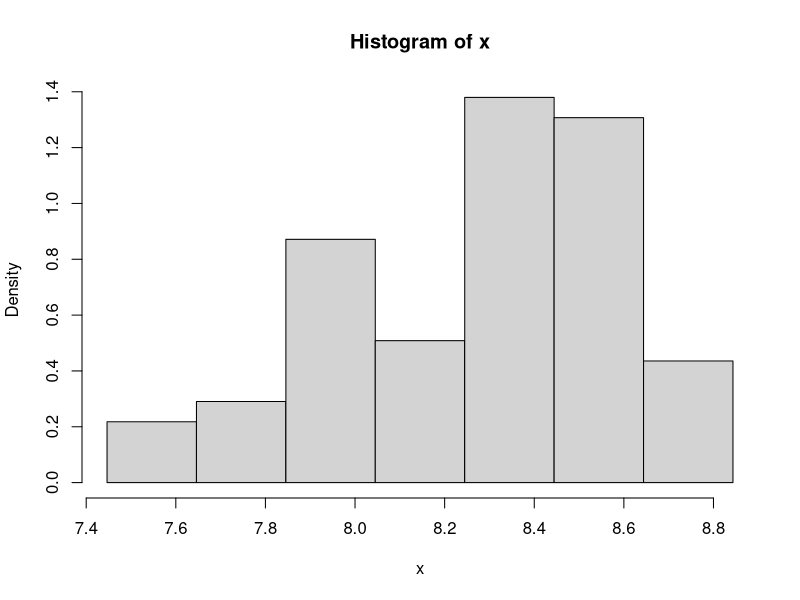
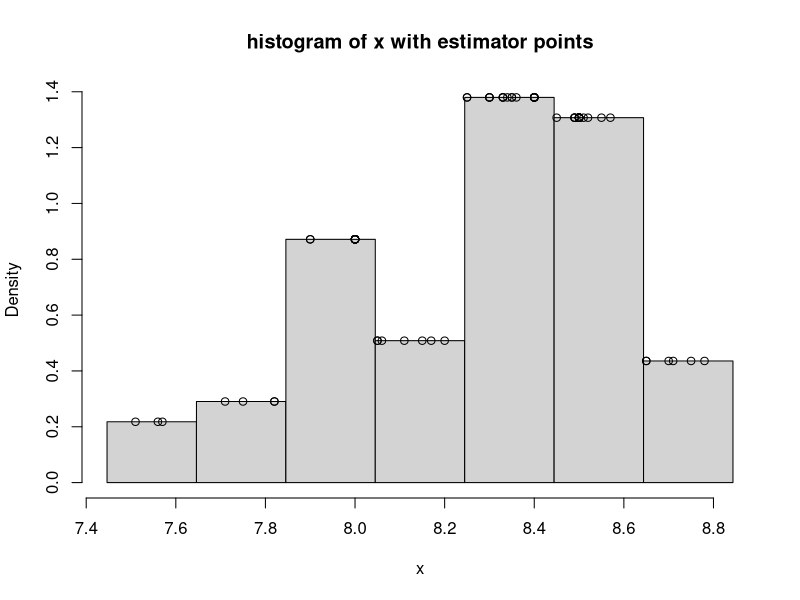
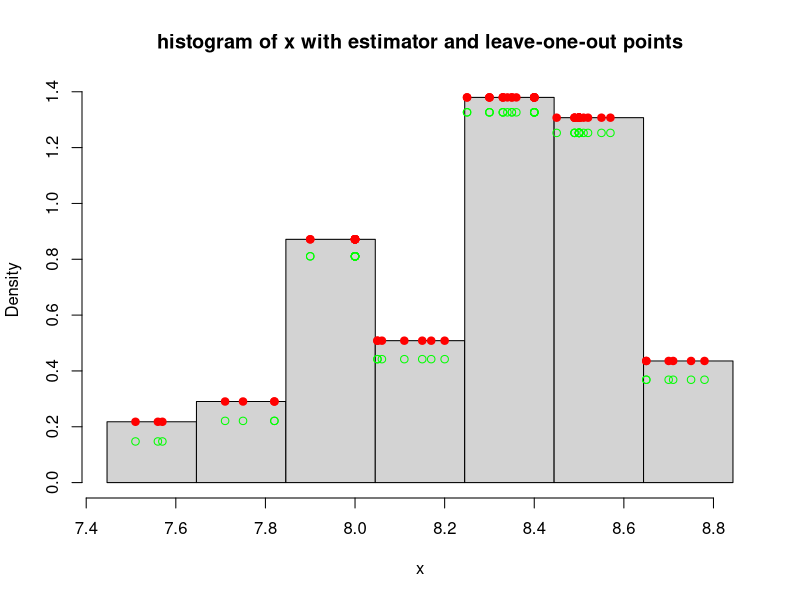
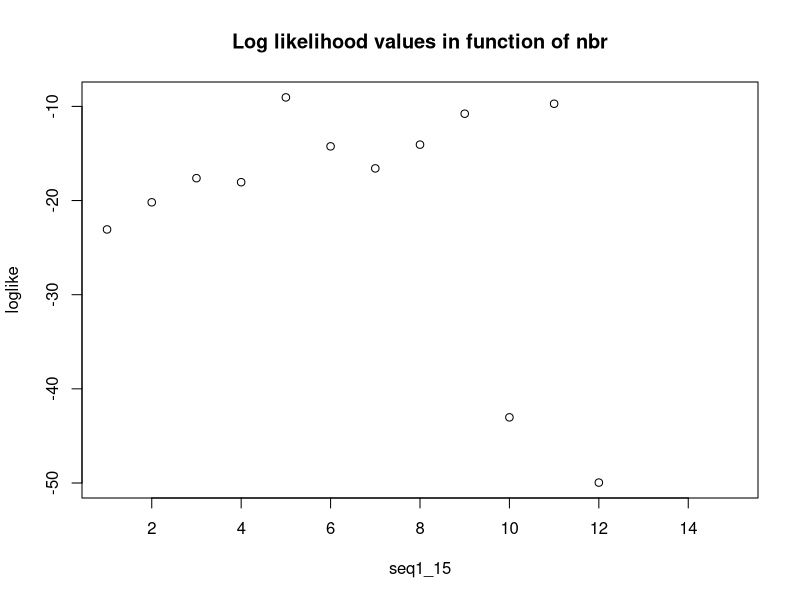
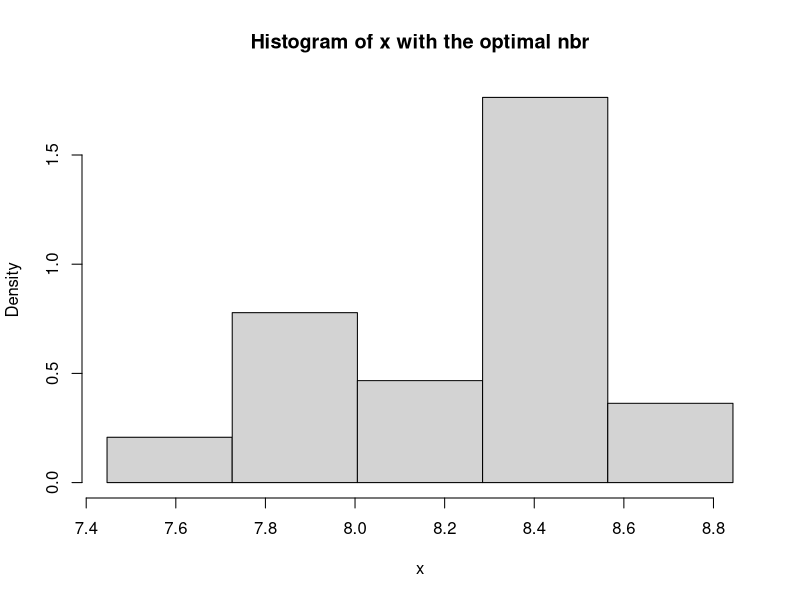
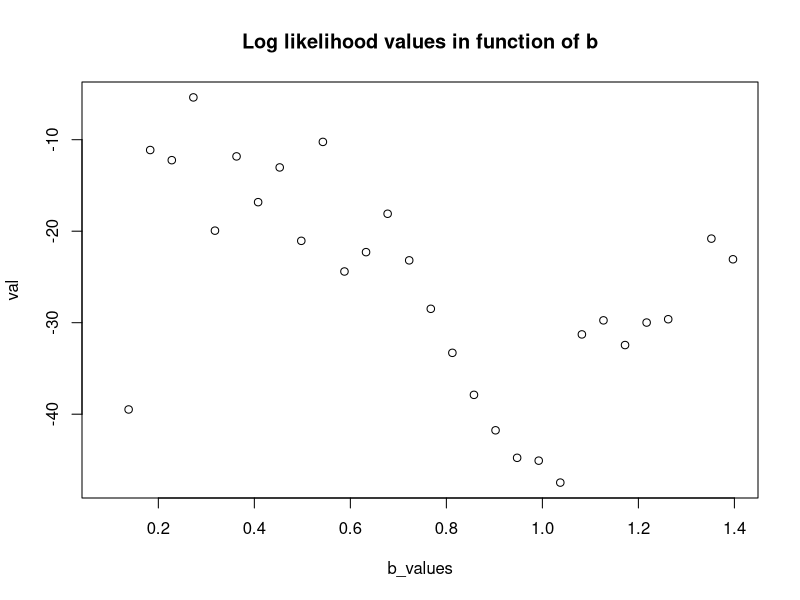
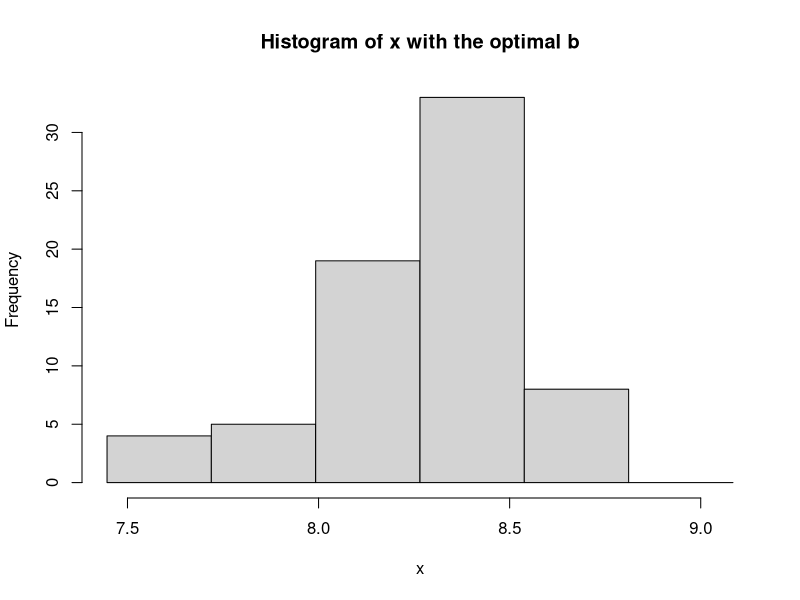
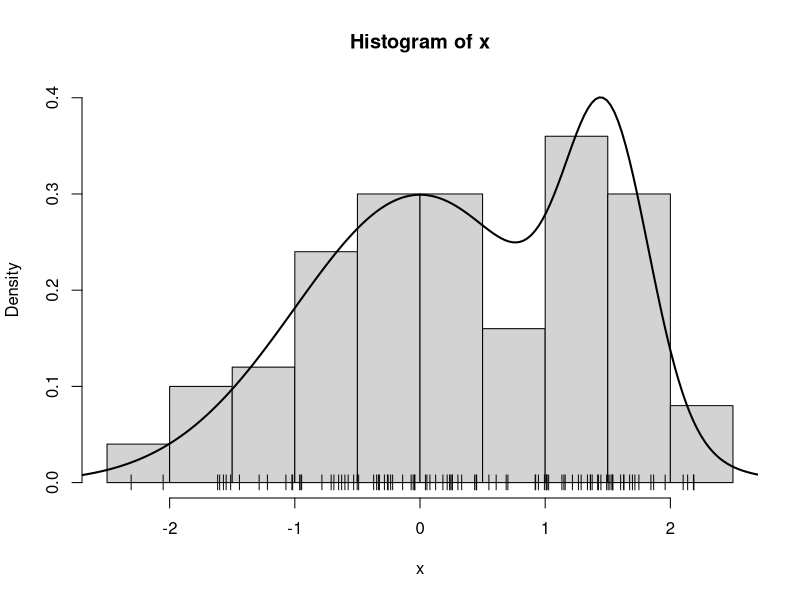

Reproduce these figures in R, in order.
## ---- chunk 1
cdrate.df <-read.table("cdrate.dat")
head(cdrate.df)
## ---- chunk 2
x = cdrate.df[,1]
A = min(x) - .05*diff(range(x))
Z = max(x) + .05*diff(range(x))
nbr <- 7

# histogram
hx = hist(x,breaks=seq(A,Z,length=nbr+1),freq=F)
## ---- chunk 3
# histogram function
hx_f = stepfun(hx$breaks,c(0,hx$density,0))
y = hx_f(x)

hist(x,breaks=seq(A,Z,length=nbr+1),freq=F,main="histogram of x with estimator points")
points(x,y)

## ---- chunk 4

fhist_loo = function(x,hist,f_h)
{
  # Computes the leave-one-out histogram estimator from data
  # Input : 
  #   x : points
  #   hist : histogram object
  #   f_h : histogram estimator function
  # Output :
  #   f_i : Leave one out histogram estimator for the points of x
  
  b <- hist$breaks[2]-hist$breaks[1]
  n <- length(x)
  f_i = 1:n
  
  for (i in 1:n)
  {
    f_i[i] = n/(n-1)*f_h(x[i])-(1/((n-1)*b))
  }
  
  return(f_i)
}

y2 = fhist_loo(x,hx,hx_f)
## ---- chunk 5
# Plots : histogram, histogram estimator and leave-one-out histogram estimator
hist(x,breaks=seq(A,Z,length=nbr+1),freq=F, main="histogram of x with estimator and leave-one-out points")
points(x,y,pch=19,col="red")
points(x,y2,col="green")
legend(100,100,legend=c('f_hi','f_hi_loo'),col=c('red','green'),lty=1:2,cex=0.8)
## ---- chunk 6

log_likelihood = function(x,hist,f_h)
{
  # Returns the leave-one-out log likelihood functions for the points x if the leave-one-out is >0. Else returns -Inf.
  # Input : 
  #   x : points
  #   hist : histogram object
  #   f_h : histogram estimator function
  # Output :
  #   leave-one-out log likelihood 
  
  loo = fhist_loo(x,hist,f_h)
  uzero = loo[loo<0]
  
  if(length((uzero))==0)
  {
    return(sum(log(loo)))
  }
  else{
    return(-Inf)
  }
}

log_likelihood(x,hx,hx_f)
## ---- chunk 7
# Computing the leave-one-out log likelihood values with variating nbr
loglike <- c()
seq1_15<-seq(1,15)
A = min(x) - .05*diff(range(x))
Z = max(x) + .05*diff(range(x))

for (nbr in seq1_15)
{
  hx = hist(x,breaks=seq(A,Z,length=nbr+1),freq=F,plot=F)
  hx_f = stepfun(hx$breaks,c(0,hx$density,0))
  log_like <- log_likelihood(x,hx,hx_f)
  loglike <- append(loglike,log_like)
}

plot(seq1_15,loglike,main="Log likelihood values in function of nbr")

nbr_opt = which(loglike==max(loglike))
print(paste0("The optimal nbr is ",nbr_opt))
## ---- chunk 8
hist(x,breaks=seq(A,Z,length=nbr_opt+1),freq=F,main="Histogram of x with the optimal nbr")
## ---- chunk 9
# Computing the optimal value of b 
b_values  <- seq((Z-A)/15, (Z-A)/1, length= 30)
val = c()
optimal_b <-NULL

for (b in b_values){
  hx <- hist(x,breaks=seq(A,Z+b,by=b), plot=F)
  hx_f = stepfun(hx$breaks,c(0,hx$density,0))
  log_like <- log_likelihood(x,hx,hx_f)
  val <- append(val,log_like)
}

ind = which.max(val)
optimal_b = b_values[ind]

plot(b_values,val,main="Log likelihood values in function of b")

print(paste0("The optimal value of b is ",optimal_b))
## ---- chunk 10
hist(x,breaks=seq(A,Z+optimal_b,by=optimal_b),main="Histogram of x with the optimal b")
## ---- chunk 11
# graph.mixt
# Input:
#    k: number mixture components
#    mu: vector of length k with the mean values of the k normals
#    sigma: vector of length k with the st.dev. values of the k normals
#    alpha: vector of length k with the weights of each normal
#    graphic: logical value indicating if the mixture density must be plotted
#    ...: Other parameters passed to plot()
#
# Output:
#    L, U: extremes of the interval where the mixture density is plotted
#    x: points at which the mixture density is evaluated 
#    fx: value of the mixture density at x
#
graph.mixt<-
function(k=1, mu=seq(-2*(k-1),2*(k-1),length=k), sigma=seq(1,1,length=k), alpha=seq(1/k,1/k,length=k), graphic=TRUE,...)
{
   L<-min(mu-3*sigma)
   U<-max(mu+3*sigma)
         
   x<- seq(from=L,to=U,length=200)
   fx<- 0*x
   Salpha<-sum(alpha)
   for(i in 1:k){
   	p<-alpha[i]/Salpha
#   	fx <- fx + p*exp(-.5*((x-mu[i])/sigma[i])^2)/(sqrt(2*pi)*sigma[i])
   	fx <- fx + p*dnorm(x,mu[i],sigma[i])
   }
   if (graphic){
      plot(x,fx,type="l",...)
   }
   return(list(L = L, U = U, x = x, fx = fx))
}

# sim.mixt
# Input:
#    n: number of simulated data
#    k: number mixture components
#    mu: vector of length k with the mean values of the k normals
#    sigma: vector of length k with the st.dev. values of the k normals
#    alpha: vector of length k with the weights of each normal
#    graphic: logical value indicating if the mixture density and the 
#              histogram of the simulated data must be plotted
#    ...: Other parameters passed to plot()
#
# Output:
#    x: simulated data
#
# Requires: 
#    graph.mixt
sim.mixt <- function(n=1,k=1, 
         mu=seq(-2*(k-1),2*(k-1),length=k), 
         sigma=seq(1,1,length=k), 
         alpha=seq(1/k,1/k,length=k), graphic=FALSE,...)
{
   csa<-cumsum(alpha)
   x<-runif(n)
      
   for (i in 1:n){
      comp<-sum(csa<=x[i])+1
      x[i]<-rnorm(1,mu[comp],sigma[comp])
   }
   if(graphic) {
      out<-graph.mixt(k, mu, sigma, alpha, gr=FALSE)
      hist(x,freq = FALSE,
           ylim=c(0,max(c(max(out$fx),max(hist(x,plot=FALSE)$density)))))
      lines(out$x,out$fx,lty=1,lwd=2)
   }   
   return(x)
}
## ---- chunk 12
set.seed(123)
n <- 100
mu <- c(0,3/2)
sigma <- c(1,1/3)
alpha <- c(3/4,1/4)

# Generating data from the mixture of two normals
x_sim <- sim.mixt(n=n, k=2, mu=mu, sigma=sigma, alpha=alpha, gr=T)
points(x_sim,0*x_sim,pch="|")
## ---- chunk 13
# Calculating the optimal b for the data generated from the mixture of two normals
A = min(x_sim) - .05*diff(range(x_sim))
Z = max(x_sim) + .05*diff(range(x_sim))
b_values <- seq((Z-A)/15,(Z-A)/1,length=30)
val = c()
optimal_b <-NULL

for (b in b_values){
  hx <- hist(x_sim,breaks=seq(A,Z+b,by=b), plot=F)
  hx_f = stepfun(hx$breaks,c(0,hx$density,0))
  log_like <- log_likelihood(x_sim,hx,hx_f)
  val <- append(val,log_like)
}

ind = which.max(val)
optimal_b = b_values[ind]

plot(b_values,val,main="Log likelihood values of x_sim in function of b")

print(paste0("The optimal b for the generated data is: ", optimal_b))
## ---- chunk 14
scottform_b <- 3.49 * sd(x_sim) * n^(-1/3)
print(paste0("The optimal b for Scott's formula is: ", scottform_b))

## ---- chunk 15
par(mfrow=c(1,2))
hist(x_sim, breaks=seq(A,Z+optimal_b,by=optimal_b), main = "Histogram of x_sim with looCV b")
hist(x_sim, breaks=seq(A,Z+scottform_b,by=scottform_b), main = "Histogram of x_sim with bscott")

## ---- chunk 16
fkernel_loo <- function(x,kx_f,h){
  # Returns the leave-one-out log likelihood functions for the kernel density estimation with a gaussian kernel
  # Input : 
  #   x : points
  #   hist : kernel density estimator object
  #   f_h : kernel density estimator function
  # Output :
  #   leave-one-out log likelihood 
  
  n <- length(x)
  f_i <- c()
  K_0 = dnorm(0) # Gaussian kernel
  for(i in 1:n){
    f_i<-append(f_i,(n/(n-1))*(kx_f(x[i])-(K_0/(n*h))))
  }
  return(f_i)
}
  
# Calculating the optimal h by looCV
loglikelihood <- c()
range =  seq(0.02, 1.0, by = 0.01)
for(h in range){
  kx <- density(x_sim,bw=h,kernel ='gaussian')
  kx_f <- approxfun(x=kx$x, y=kx$y, method='linear', rule=2)
  loglikelihood <- append(loglikelihood,(sum(log(fkernel_loo(x_sim,kx_f,h)))))
}
optimal_h <- range[which.max(loglikelihood)]
plot(range,loglikelihood,main="Log likelihood values of in function of h")
print(paste0("The optimal h is ",optimal_h))
## ---- chunk 17
kx_optimal <- density(x_sim, bw = optimal_h)
plot(kx_optimal, main = paste("Kernel Density Estimator with Optimal h =", round(optimal_h, 2)))

## ---- chunk 18
hist(x_sim, breaks=seq(A,Z+optimal_b,by=optimal_b), main = "Histogram against density estimation",freq = F)
lines(kx_optimal, main = paste("Kernel Density Estimator with Optimal h =", round(optimal_h, 2)))
